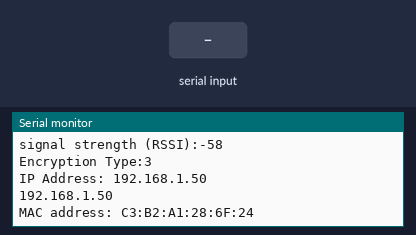
Recording of a sketch running on a simulated Arduino MKR. Shown: the last lines printed to the serial monitor. The inputs (shaded band) are chosen by the test bench. WiFi joins after 1.5 s; servers stay silent unless stated.

Above: at 12.7 s.
12.8 s: "1\n" received over Serial
At 13.2 s:
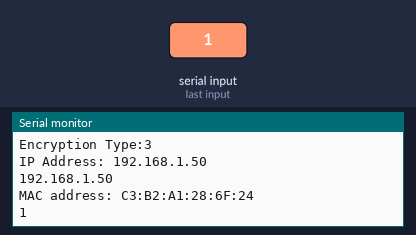
14.3 s: "0\n" received over Serial
At 15.5 s:
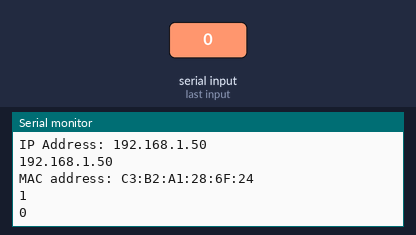
15.8 s: "2\n" received over Serial
At 16.7 s:
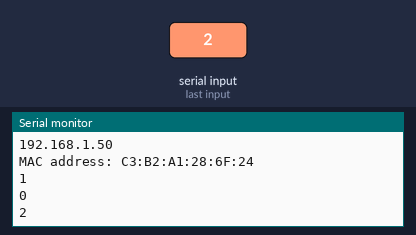
Timing chart, 0 to 18.8 s (numbered marks = the images above; inputs shaded):
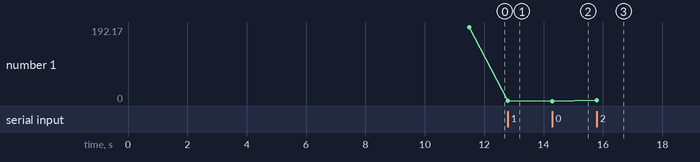

Measured:
- after the input at 12.8 s, the serial monitor: prints a new line at once (image 1)
- after the input at 14.3 s, the serial monitor: prints a new line at once (image 2)
- after the input at 15.8 s, the serial monitor: prints a new line at once (image 3)
- plotted number 1: 0 → 2 after the input at 15.8 s

The sketch:

WifiTest.ino
```cpp
//#include <SPI.h>
#include <WiFiNINA.h>
#include <Server.h>

//Wifi info
#include "secret.h"

//Function Prototypes
void initSerial();
void checkForWIFI();
void checkFirmware();
void attemptConnection();
void WIFISuccessful();
void serialEvent();
void printWifiData();
void printCurrentNet();
void printMacAddress(byte mac[]);
/////////////////////////////////
//Wifi Information
char ssid[] = SECRET_SSID;
char pass[] = SECRET_PASS;
const int port = SECRET_PORT;

WiFiServer server(port);
int status = WL_IDLE_STATUS;
String inputString = "";
boolean stringComplete = false;

void setup()
{
  initSerial();

  checkForWIFI();

  checkFirmware();

  attemptConnection();

  WIFISuccessful();


}

void loop()
{

}

void initSerial()
{
  //Initialize serial and wait for port to open:
  Serial.begin(9600);
  while (!Serial) {;}
  inputString.reserve(1000);
}

void checkForWIFI()
{
  if (WiFi.status() == WL_NO_MODULE)
  {
    Serial.println("Communication with WiFi module failed!");
    // don't continue
    while (true);
  }
}

void checkFirmware()
{
  String fv = WiFi.firmwareVersion();
  if (fv < "1.0.0")
  {
    Serial.println("Please upgrade the firmware");
  }
}

void attemptConnection()
{
  // attempt to connect to Wifi network:
  while (status != WL_CONNECTED)
  {
    Serial.print("Attempting to connect to WPA SSID: ");
    Serial.println(ssid);
    // Connect to WPA/WPA2 network:
    status = WiFi.begin(ssid, pass);
    // wait 10 seconds for connection:
    delay(10000);
  }
}

void WIFISuccessful()
{
  // you're connected now, so print out the data:
  Serial.print("You're connected to the network");
  printCurrentNet();
  printWifiData();
}

void serialEvent()
{
  while (Serial.available()) {
    // get the new byte:

    char inChar = (char)Serial.read();
    // add it to the inputString:
    inputString += inChar;
    // if the incoming character is a newline, set a flag so the main loop can
    // do something about it:
    if (inChar == '\n') {
      stringComplete = true;
    }
    Serial.println(inputString);
    inputString = "";
    stringComplete = false;
  }
}

void printWifiData()
{
  // print your board's IP address:
  IPAddress ip = WiFi.localIP();
  Serial.print("IP Address: ");
  Serial.println(ip);
  Serial.println(ip);

  // print your MAC address:
  byte mac[6];
  WiFi.macAddress(mac);
  Serial.print("MAC address: ");
  printMacAddress(mac);
}


void printCurrentNet() {
  // print the SSID of the network you're attached to:
  Serial.print("SSID: ");
  Serial.println(WiFi.SSID());

  // print the MAC address of the router you're attached to:
  byte bssid[6];
  WiFi.BSSID(bssid);
  Serial.print("BSSID: ");
  printMacAddress(bssid);

  // print the received signal strength:
  long rssi = WiFi.RSSI();
  Serial.print("signal strength (RSSI):");
  Serial.println(rssi);

  // print the encryption type:
  byte encryption = WiFi.encryptionType();
  Serial.print("Encryption Type:");
  Serial.println(encryption, HEX);
  Serial.println();
}

void printMacAddress(byte mac[]) {
  for (int i = 5; i >= 0; i--) {
    if (mac[i] < 16) {
      Serial.print("0");
    }
    Serial.print(mac[i], HEX);
    if (i > 0) {
      Serial.print(":");
    }
  }
  Serial.println();
}
```

secret.h
```cpp
#define SECRET_SSID "iPhone"
#define SECRET_PASS "christly3"
#define SECRET_PORT 80
```
